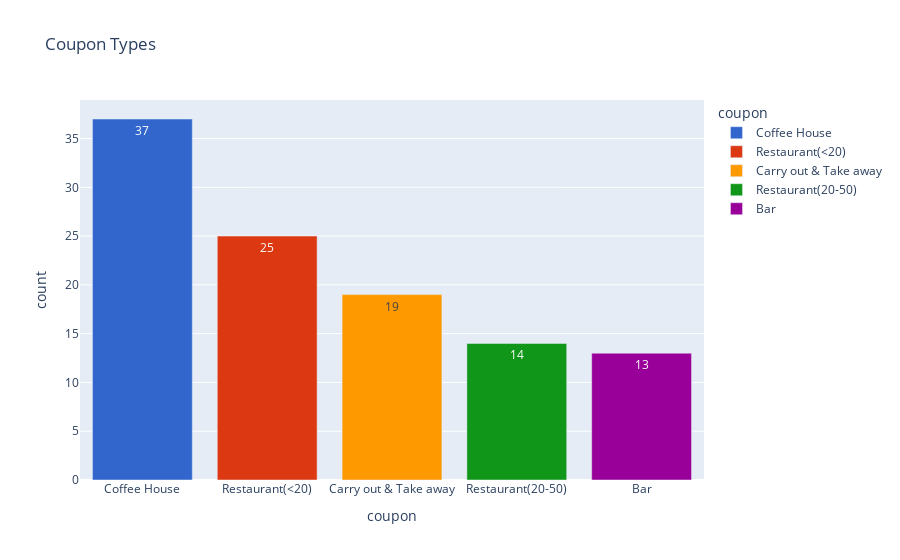

Notebook cell for this chart:
### Markdown cell above
5. Use a bar plot to visualize the `coupon` column.

### Code cell
import plotly.express as px

coupon_counts = filledData['coupon'].value_counts().reset_index()
print(coupon_counts)
coupon_counts.columns = ['coupon', 'count']

# Create the bar plot with hover text showing the count
fig1 = px.bar(coupon_counts, x='coupon', y='count', color='coupon',
              color_discrete_sequence=px.colors.qualitative.G10,
              title="Coupon Types",
              text='count') 
fig1.show()

### Figure 1 — Plotly figure (JSON) as saved in the notebook; plotly's stock layout.template omitted (floating-point values rounded to 4 significant figures)
{"data": [{"alignmentgroup": "True", "hovertemplate": "coupon=%{x}<br>count=%{text}<extra></extra>", "legendgroup": "Coffee House", "marker": {"color": "#3366CC", "pattern": {"shape": ""}}, "name": "Coffee House", "offsetgroup": "Coffee House", "orientation": "v", "showlegend": true, "text": [37], "textposition": "auto", "type": "bar", "x": ["Coffee House"], "xaxis": "x", "y": [37], "yaxis": "y"}, {"alignmentgroup": "True", "hovertemplate": "coupon=%{x}<br>count=%{text}<extra></extra>", "legendgroup": "Restaurant(<20)", "marker": {"color": "#DC3912", "pattern": {"shape": ""}}, "name": "Restaurant(<20)", "offsetgroup": "Restaurant(<20)", "orientation": "v", "showlegend": true, "text": [25], "textposition": "auto", "type": "bar", "x": ["Restaurant(<20)"], "xaxis": "x", "y": [25], "yaxis": "y"}, {"alignmentgroup": "True", "hovertemplate": "coupon=%{x}<br>count=%{text}<extra></extra>", "legendgroup": "Carry out & Take away", "marker": {"color": "#FF9900", "pattern": {"shape": ""}}, "name": "Carry out & Take away", "offsetgroup": "Carry out & Take away", "orientation": "v", "showlegend": true, "text": [19], "textposition": "auto", "type": "bar", "x": ["Carry out & Take away"], "xaxis": "x", "y": [19], "yaxis": "y"}, {"alignmentgroup": "True", "hovertemplate": "coupon=%{x}<br>count=%{text}<extra></extra>", "legendgroup": "Restaurant(20-50)", "marker": {"color": "#109618", "pattern": {"shape": ""}}, "name": "Restaurant(20-50)", "offsetgroup": "Restaurant(20-50)", "orientation": "v", "showlegend": true, "text": [14], "textposition": "auto", "type": "bar", "x": ["Restaurant(20-50)"], "xaxis": "x", "y": [14], "yaxis": "y"}, {"alignmentgroup": "True", "hovertemplate": "coupon=%{x}<br>count=%{text}<extra></extra>", "legendgroup": "Bar", "marker": {"color": "#990099", "pattern": {"shape": ""}}, "name": "Bar", "offsetgroup": "Bar", "orientation": "v", "showlegend": true, "text": [13], "textposition": "auto", "type": "bar", "x": ["Bar"], "xaxis": "x", "y": [13], "yaxis": "y"}], "layout": {"autosize": true, "barmode": "relative", "legend": {"title": {"text": "coupon"}, "tracegroupgap": 0}, "title": {"text": "Coupon Types"}, "xaxis": {"anchor": "y", "autorange": true, "categoryarray": ["Coffee House", "Restaurant(<20)", "Carry out & Take away", "Restaurant(20-50)", "Bar"], "categoryorder": "array", "domain": [0, 1], "range": [-0.5, 4.5], "title": {"text": "coupon"}, "type": "category"}, "yaxis": {"anchor": "x", "autorange": true, "domain": [0, 1], "range": [0, 38.95], "title": {"text": "count"}, "type": "linear"}}}
